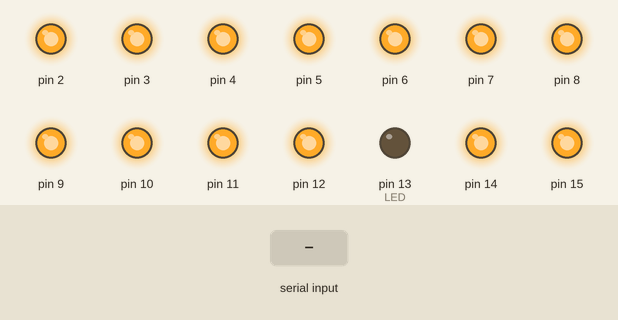
Simulated run of this sketch. Board: Arduino Mega 2560, built with avr-gcc and run on an emulated ATmega2560. On the bench: output pins drawn as LEDs (lit = HIGH). The inputs (shaded band) are chosen by the test bench. Pins used as bus, display or sensor lines are not drawn; what the sketch prints to the serial monitor is not drawn.

Above: at 1.2 s.
1.3 s: "1" received over the second serial link
At 1.7 s:
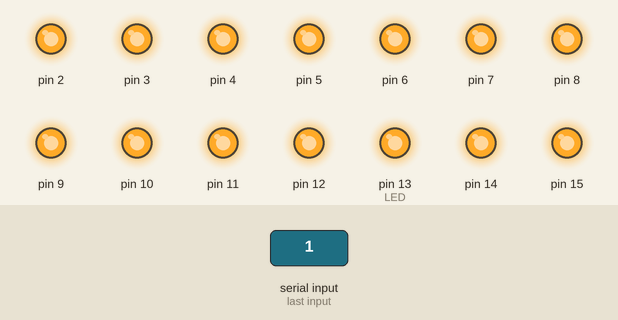
Timing chart, 0 to 10.3 s (numbered marks = the images above; inputs shaded):
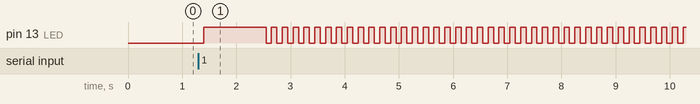

The sketch:

relay-array-control.ino
```cpp
// inverse indicator
// when this bit is 0, the relay is ON when receives positive signal (3.3v) and is OFF when there is no signal (0v).
// when this bit is 1, relay is ON when there is no signal (0v) and is OFF when receives signal (3.3v).
#define INV true

// led to indicate an action and also for test indicator
#define LED 13

// total number of digital pins
#define PIN_COUNT 20

// digital pin list
int pin[PIN_COUNT];

// pin state
int pinState[PIN_COUNT];

// when test mode is on, LED pin flashes to identify the active board
bool testMode = false;

void setup() {

  // digital pin D17, D0, D1, cannot use.
  // digital pin D13 is for LED.

  // initialize pin index and pin number
  pin[0] = 14;
  pin[1] = 15;
  pin[2] = 16;
  pin[3] = 2;
  pin[4] = 3;
  pin[5] = 4;
  pin[6] = 5;
  pin[7] = 6;
  pin[8] = 7;
  pin[9] = 8;
  pin[10] = 9;
  pin[11] = 10;
  pin[12] = 11;
  pin[13] = 12;
  pin[14] = 18;
  pin[15] = 19;
  pin[16] = 20;
  pin[17] = 21;
  pin[18] = 22;
  pin[19] = 23;

  // reset pin state
  for (int i = 0; i < PIN_COUNT; i++) {
    pinState[i] = LOW;
  }

  // set pin mode
  pinMode(LED, OUTPUT);
  for (int i = 0; i < PIN_COUNT; i++) {
    pinMode(pin[i], OUTPUT);
  }

  // init state
  for (int i = 0; i < PIN_COUNT; i++) {
    if (INV) {
      digitalWrite(pin[i], HIGH);
    } else {
      digitalWrite(pin[i], LOW);
    }
  }

  // init serial
  Serial.begin(9600); // debug serial
  Serial1.begin(57600); // to MPU
}

void loop() {

  // Read signal from MPU.  LED is on while reading.
  if (Serial1.available()) {
    // Wait a bit for the entire message to arrive
    delay(100);

    // Start
    digitalWrite(LED, HIGH);

    // MPU should send request in exactly 3 bytes binary.
    uint8_t buffer[3];
    Serial1.readBytes(buffer, sizeof(buffer) / sizeof(byte));

    // Debug output
    Serial.print("received: 0x");
    Serial.print(buffer[0], HEX);
    Serial.print(" 0x");
    Serial.print(buffer[1], HEX);
    Serial.print(" 0x");
    Serial.print(buffer[2], HEX);
    Serial.println("");

    if (buffer[2] >> 1 & 0x01 == 0x01) {

      // if is in test mode, ignore other data.
      Serial.println("test mode on");
      testMode = true;

    } else if (buffer[2] & 0x01 == 0x01) {

      // read data in write mode
      Serial.println("write mode");
      for (int i = 0; i < 8; i++) {
        pinState[i] = buffer[0] >> (7 - i) & 0x01 == 1 ? HIGH : LOW;
      }
      for (int i = 0; i < 8; i++) {
        pinState[i + 8] = buffer[1] >> (7 - i) & 0x01 == 1 ? HIGH : LOW;
      }
      for (int i = 0; i < 4; i++) {
        pinState[i + 16] = buffer[2] >> (7 - i) & 0x01 == 1 ? HIGH : LOW;
      }

      // reset pin state
      for (int i = 0; i < PIN_COUNT; i++) {
        if (pinState[i] == HIGH) {
          if (INV) {
            digitalWrite(pin[i], LOW);
          } else {
            digitalWrite(pin[i], HIGH);
          }
          Serial.print(i);
          Serial.println(" on");
        } else {
          if (INV) {
            digitalWrite(pin[i], HIGH);
          } else {
            digitalWrite(pin[i], LOW);
          }
          Serial.println(i);
        }
      }

    } else {
      // read mode
      testMode = false;
    }

    // Clear input
    while (Serial1.available()) {
      Serial1.read();
    }

    // Return current pin status
    buffer[0] = 0x00;
    for (int i = 0; i < 8; i++) {
      buffer[0] |= pinState[i] << (7 - i);
    }
    buffer[1] = 0x00;
    for (int i = 0; i < 8; i++) {
      buffer[1] |= pinState[i + 8] << (7 - i);
    }
    buffer[2] = 0x00;
    for (int i = 0; i < 4; i++) {
      buffer[2] |= pinState[i + 16] << (7 - i);
    }

    Serial.print(buffer[0], HEX);
    Serial.print(" ");
    Serial.print(buffer[1], HEX);
    Serial.print(" ");
    Serial.print(buffer[2], HEX);
    Serial.println("");

    Serial1.write(buffer, 3);

    // Clear output
    Serial.flush();
    Serial1.flush();

    // Completed
    digitalWrite(LED, LOW);
  }

  // Execute the action
  if (testMode) {
      // Fast flashing.  This can be used to verify which board it is.
      digitalWrite(LED, HIGH);
      delay(100);
      digitalWrite(LED, LOW);
      delay(100);
  }
}
```

Measured:
- after the input at 1.3 s, pin 13 (LED): LOW → HIGH after 0.10 s, then repeats every 0.20 s: LOW 0.10 s, HIGH 0.10 s
